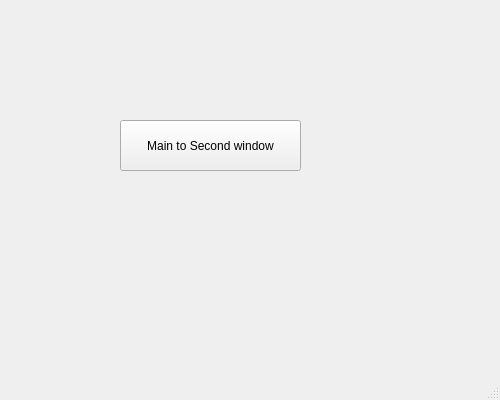
<?xml version="1.0" encoding="UTF-8"?>
<ui version="4.0">
 <class>MainWindow</class>
 <widget class="QMainWindow" name="MainWindow">
  <property name="geometry">
   <rect>
    <x>0</x>
    <y>0</y>
    <width>500</width>
    <height>400</height>
   </rect>
  </property>
  <property name="windowTitle">
   <string>MainWindow</string>
  </property>
  <widget class="QWidget" name="centralwidget">
   <widget class="QPushButton" name="btn_test">
    <property name="geometry">
     <rect>
      <x>120</x>
      <y>120</y>
      <width>181</width>
      <height>51</height>
     </rect>
    </property>
    <property name="text">
     <string>Main to Second window</string>
    </property>
   </widget>
  </widget>
  <widget class="QMenuBar" name="menubar">
   <property name="geometry">
    <rect>
     <x>0</x>
     <y>0</y>
     <width>500</width>
     <height>21</height>
    </rect>
   </property>
  </widget>
  <widget class="QStatusBar" name="statusbar"/>
 </widget>
 <resources/>
 <connections>
  <connection>
   <sender>btn_test</sender>
   <signal>clicked()</signal>
   <receiver>MainWindow</receiver>
   <slot>btn_main_to_second()</slot>
   <hints>
    <hint type="sourcelabel">
     <x>132</x>
     <y>172</y>
    </hint>
    <hint type="destinationlabel">
     <x>188</x>
     <y>202</y>
    </hint>
   </hints>
  </connection>
 </connections>
 <slots>
  <slot>btn_main_to_second()</slot>
 </slots>
</ui>
